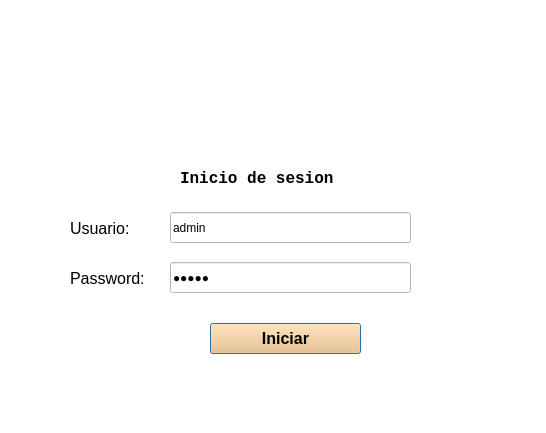
<?xml version="1.0" encoding="UTF-8"?>
<ui version="4.0">
 <class>formLogin</class>
 <widget class="QDialog" name="formLogin">
  <property name="geometry">
   <rect>
    <x>0</x>
    <y>0</y>
    <width>546</width>
    <height>433</height>
   </rect>
  </property>
  <property name="windowTitle">
   <string>Inicio de sesion</string>
  </property>
  <property name="windowIcon">
   <iconset>
    <normaloff>:/images/d28c7f7b/banco.png</normaloff>:/images/d28c7f7b/banco.png</iconset>
  </property>
  <property name="styleSheet">
   <string notr="true">
background-color: rgb(255, 255, 255);</string>
  </property>
  <widget class="QLabel" name="label">
   <property name="geometry">
    <rect>
     <x>200</x>
     <y>20</y>
     <width>131</width>
     <height>111</height>
    </rect>
   </property>
   <property name="text">
    <string/>
   </property>
   <property name="pixmap">
    <pixmap>:/icons/banco.png</pixmap>
   </property>
   <property name="scaledContents">
    <bool>true</bool>
   </property>
  </widget>
  <widget class="QLabel" name="label_2">
   <property name="geometry">
    <rect>
     <x>180</x>
     <y>170</y>
     <width>181</width>
     <height>16</height>
    </rect>
   </property>
   <property name="font">
    <font>
     <family>Monospace</family>
     <pointsize>12</pointsize>
     <bold>true</bold>
    </font>
   </property>
   <property name="text">
    <string>Inicio de sesion</string>
   </property>
  </widget>
  <widget class="QLabel" name="label_3">
   <property name="geometry">
    <rect>
     <x>70</x>
     <y>220</y>
     <width>61</width>
     <height>16</height>
    </rect>
   </property>
   <property name="font">
    <font>
     <pointsize>12</pointsize>
    </font>
   </property>
   <property name="text">
    <string>Usuario:</string>
   </property>
  </widget>
  <widget class="QLabel" name="label_4">
   <property name="geometry">
    <rect>
     <x>70</x>
     <y>270</y>
     <width>81</width>
     <height>16</height>
    </rect>
   </property>
   <property name="font">
    <font>
     <pointsize>12</pointsize>
    </font>
   </property>
   <property name="text">
    <string>Password:</string>
   </property>
  </widget>
  <widget class="QLineEdit" name="txtUsuario">
   <property name="geometry">
    <rect>
     <x>170</x>
     <y>212</y>
     <width>241</width>
     <height>31</height>
    </rect>
   </property>
   <property name="text">
    <string>admin</string>
   </property>
   <property name="placeholderText">
    <string/>
   </property>
  </widget>
  <widget class="QLineEdit" name="txtClave">
   <property name="geometry">
    <rect>
     <x>170</x>
     <y>262</y>
     <width>241</width>
     <height>31</height>
    </rect>
   </property>
   <property name="text">
    <string>admin</string>
   </property>
   <property name="echoMode">
    <enum>QLineEdit::Password</enum>
   </property>
   <property name="placeholderText">
    <string/>
   </property>
  </widget>
  <widget class="QPushButton" name="btnAcceder">
   <property name="geometry">
    <rect>
     <x>210</x>
     <y>323</y>
     <width>151</width>
     <height>31</height>
    </rect>
   </property>
   <property name="font">
    <font>
     <pointsize>12</pointsize>
     <bold>true</bold>
    </font>
   </property>
   <property name="cursor">
    <cursorShape>PointingHandCursor</cursorShape>
   </property>
   <property name="styleSheet">
    <string notr="true">background-color: rgb(255, 190, 111);</string>
   </property>
   <property name="text">
    <string>Iniciar</string>
   </property>
  </widget>
  <widget class="QLabel" name="lblMensaje">
   <property name="geometry">
    <rect>
     <x>30</x>
     <y>400</y>
     <width>491</width>
     <height>16</height>
    </rect>
   </property>
   <property name="font">
    <font>
     <pointsize>11</pointsize>
    </font>
   </property>
   <property name="styleSheet">
    <string notr="true">color: red;</string>
   </property>
   <property name="text">
    <string/>
   </property>
  </widget>
 </widget>
 <resources>
  <include location="../a1e250ea/icons.qrc"/>
 </resources>
 <connections/>
</ui>
